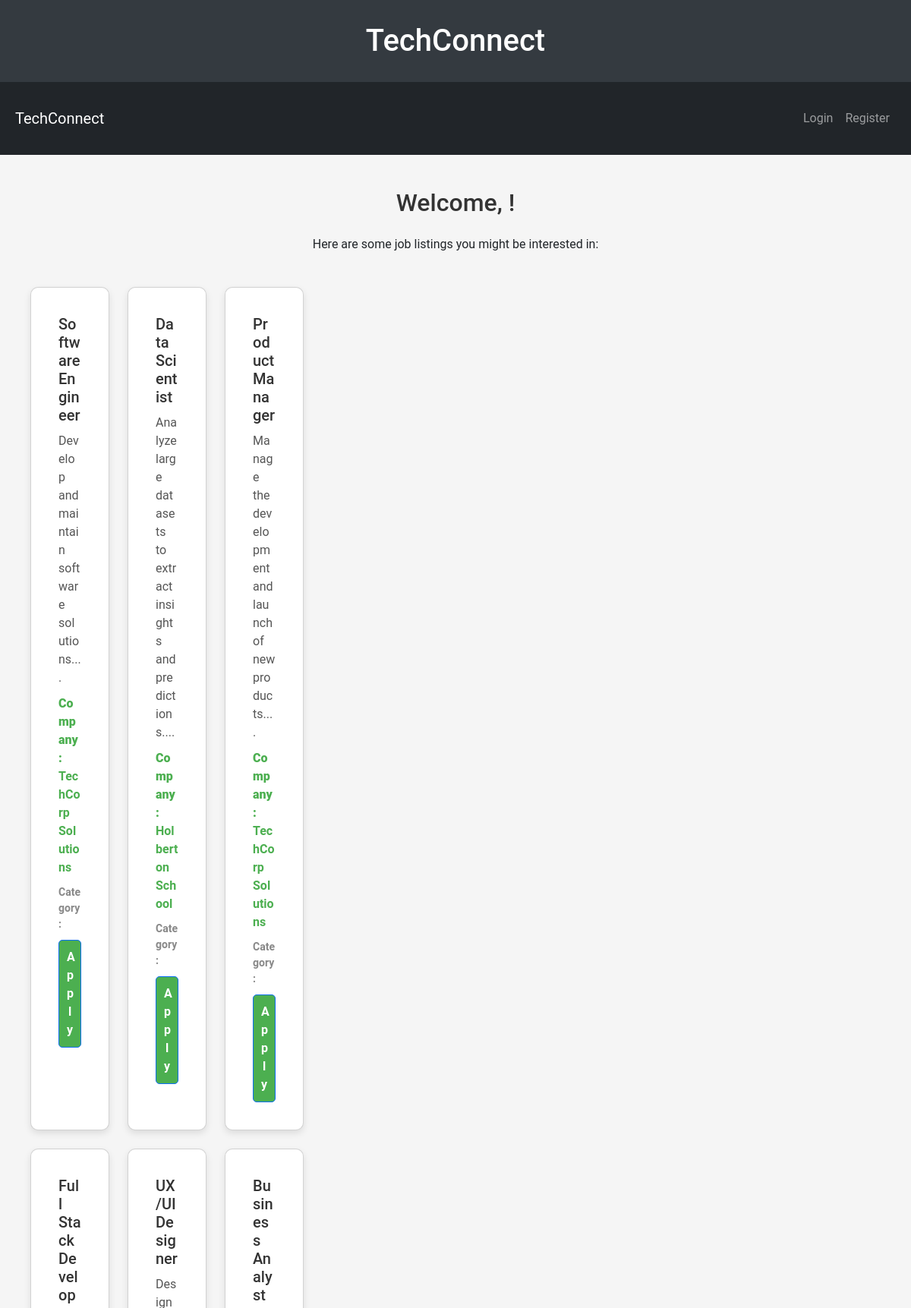
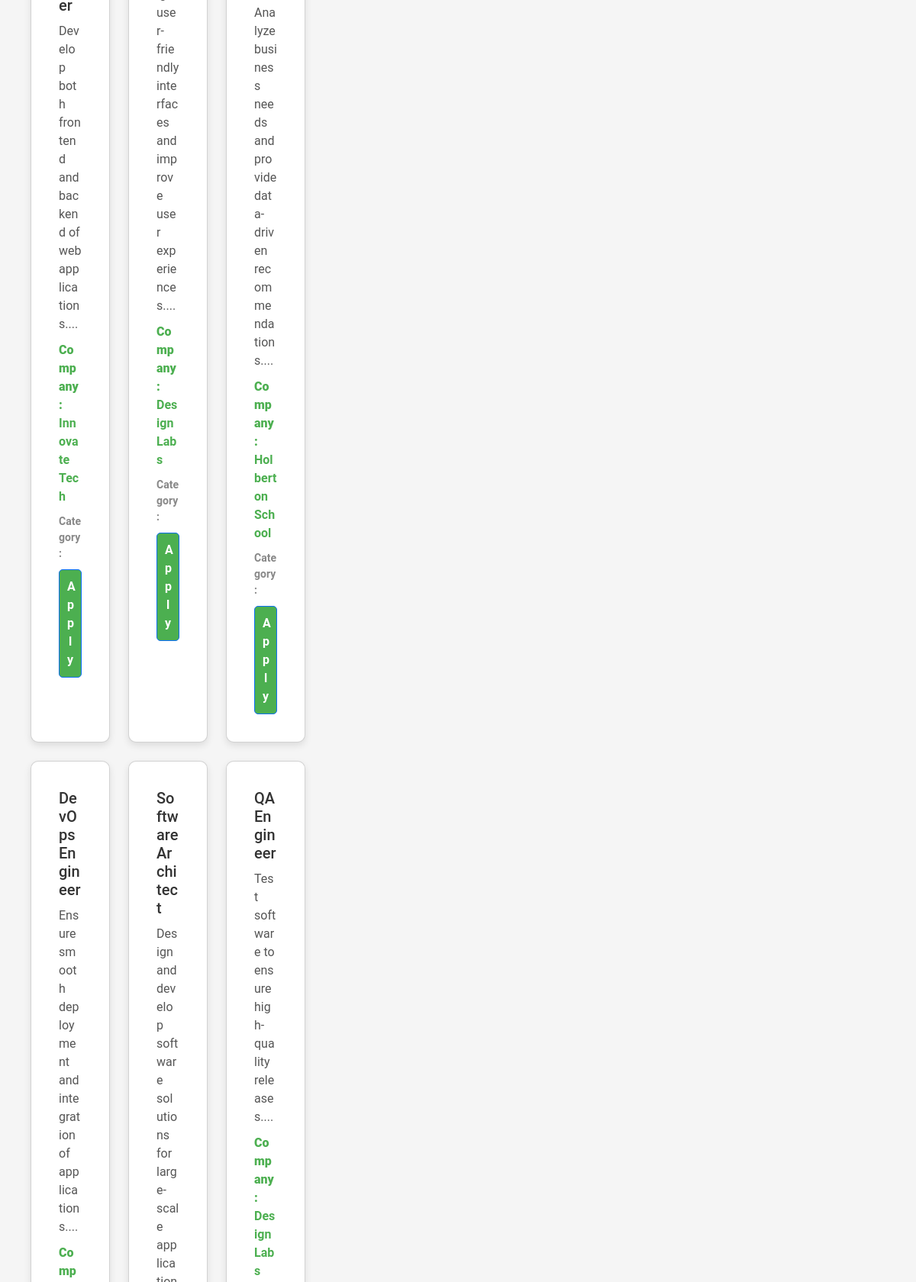
The page / (upper part) on the database its author committed (2 pictures, top to bottom).
### app/models.py (models this page shows, shortened)
class Job(db.Model):
    __tablename__ = 'jobs'  # Explicitly defining table name
    id = db.Column(db.Integer, primary_key=True)  # Unique identifier for each job
    title = db.Column(db.String(150), nullable=False)  # Job title
    description = db.Column(db.Text, nullable=False)  # Detailed job description
    created_at = db.Column(db.DateTime, default=datetime.utcnow)  # When the job was posted
    company_name = db.Column(db.String(150), nullable=False)  # Company offering the job
    location = db.Column(db.String(150), nullable=False)  # Job location (could be remote or specific city)
    job_type = db.Column(db.String(50), nullable=False)  # Type of job: Full-time, Part-time, etc.
    salary = db.Column(db.String(100), nullable=True)  # Salary or salary range
    status = db.Column(db.String(50), default='Open')  # Job status: Open, Closed, Filled, etc.

### app/routes.py (the view)
    @app.route('/')
    def home():
        try:
            jobs = Job.query.all()  # Retrieve all jobs from the database
            if not jobs:
                flash("No jobs found! Try adding some test jobs.", "warning")
            return render_template('home.html', jobs=jobs)
        except Exception as e:
            flash(f"Error retrieving jobs: {e}", "danger")
            return render_template('home.html', jobs=[])

### app/templates/home.html
{% extends 'base.html' %}
{% block content %}
    <h2 class="text-center mb-4">Welcome, {{ current_user.username }}!</h2>
    <p class="text-center mb-4">Here are some job listings you might be interested in:</p>
    <div class="job-list">
        {% if jobs %}
            <div class="row justify-content-center">
                {% for job in jobs %}
                    <div class="col-md-4 mb-4">
                        <div class="card job-card">
                            <div class="card-body">
                                <h3 class="card-title">{{ job.title }}</h3>
                                <p class="card-text">{{ job.description[:150] }}...</p>
                                <p class="company"><strong>Company:</strong> {{ job.company_name }}</p>
                                <p class="category"><strong>Category:</strong> {{ job.category }}</p>
                                <a href="{{ url_for('apply_for_job', job_id=job.id) }}" class="btn btn-primary w-100">Apply</a>
                            </div>
                        </div>
                    </div>
                {% endfor %}
            </div>
        {% else %}
            <p>No jobs available at the moment.</p>
        {% endif %}
    </div>
{% endblock %}

### app/templates/base.html (shortened to what this page needs)
<!DOCTYPE html>
<html lang="en">
<head>
    <link rel="stylesheet" href="https://cdn.jsdelivr.net/npm/bootstrap@5.3.0-alpha1/dist/css/bootstrap.min.css">
</head>
<body>
    <header>
        <div class="container">
            <h1>TechConnect</h1>
        </div>
    </header>
    <nav class="navbar navbar-expand-lg navbar-dark bg-dark">
        <div class="container">
            <a class="navbar-brand" href="{{ url_for('home') }}">TechConnect</a>
            <div class="collapse navbar-collapse" id="navbarNav">
                <ul class="navbar-nav ms-auto">
                    {% if current_user.is_authenticated %}
                        <li class="nav-item">
                            <a class="nav-link" href="{{ url_for('profile') }}">Profile</a>
                        </li>
                        <li class="nav-item">
                            <a class="nav-link" href="{{ url_for('logout') }}">Logout</a>
                        </li>
                    {% else %}
                        <li class="nav-item">
                            <a class="nav-link" href="{{ url_for('login') }}">Login</a>
                        </li>
                        <li class="nav-item">
                            <a class="nav-link" href="{{ url_for('register') }}">Register</a>
                        </li>
                    {% endif %}
                </ul>
            </div>
        </div>
    </nav>
    <main>
        <div class="container my-4">
            {% block content %}{% endblock %}
        </div>
    </main>
</body>
</html>

### app/templates/base.html (style rules this page uses)
body { font-family: 'Roboto', sans-serif; background-color: #f5f5f5; margin: 0; padding: 0; }
header { background-color: #343a40; color: #fff; padding: 10px 0; }
header h1 { text-align: center; margin: 0; }
.container { max-width: 1200px; margin: 0 auto; padding: 20px; }
h2 { text-align: center; margin-bottom: 30px; color: #333; }
.job-list { display: grid; grid-template-columns: repeat(auto-fill, minmax(300px, 1fr)); gap: 20px; padding: 20px; }
.job-card { background-color: white; border-radius: 10px; padding: 20px; box-shadow: 0 4px 10px rgba(0, 0, 0, 0.1); transition: box-shadow 0.3s; height: 100%; display: flex; flex-direction: column; }
.job-card h3 { font-size: 20px; color: #333; margin-bottom: 10px; }
.job-card p { font-size: 16px; color: #555; margin-bottom: 10px; }
.job-card .company { font-weight: bold; color: #4CAF50; }
.job-card .category { font-size: 14px; color: #888; }
.job-card a { text-decoration: none; color: #fff; background-color: #4CAF50; padding: 10px; border-radius: 5px; font-weight: bold; text-align: center; display: inline-block; margin-top: auto; transition: background-color 0.3s ease; }

### rows shown on the page
Job: title "Software Engineer", description "Develop and maintain software solutions.", company_name "TechCorp Solutions"
Job: title "Data Scientist", description "Analyze large datasets to extract insights and predictions.", company_name "Holberton School"
Job: title "Product Manager", description "Manage the development and launch of new products.", company_name "TechCorp Solutions"
Job: title "Full Stack Developer", description "Develop both frontend and backend of web applications.", company_name "Innovate Tech"
Job: title "UX/UI Designer", description "Design user-friendly interfaces and improve user experiences.", company_name "DesignLabs"
Job: title "Business Analyst", description "Analyze business needs and provide data-driven recommendations.", company_name "Holberton School"
Job: title "DevOps Engineer", description "Ensure smooth deployment and integration of applications."
Job: title "Software Architect"
Job: title "QA Engineer", description "Test software to ensure high-quality releases.", company_name "DesignLabs"
